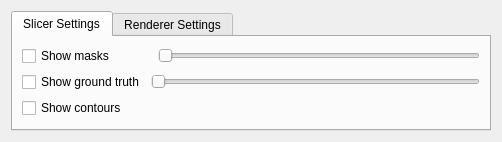
<?xml version="1.0" encoding="UTF-8"?>
<ui version="4.0">
 <class>SSSettings</class>
 <widget class="QDialog" name="SSSettings">
  <property name="geometry">
   <rect>
    <x>0</x>
    <y>0</y>
    <width>502</width>
    <height>141</height>
   </rect>
  </property>
  <property name="windowTitle">
   <string>View Settings</string>
  </property>
  <layout class="QGridLayout" name="gridLayout">
   <item row="0" column="0">
    <widget class="QTabWidget" name="tabWidget">
     <property name="currentIndex">
      <number>0</number>
     </property>
     <widget class="QWidget" name="tab">
      <attribute name="title">
       <string>Slicer Settings</string>
      </attribute>
      <layout class="QVBoxLayout" name="verticalLayout">
       <item>
        <layout class="QHBoxLayout" name="horizontalLayout_2">
         <item>
          <widget class="QCheckBox" name="cbShowMasks">
           <property name="text">
            <string>Show masks           </string>
           </property>
          </widget>
         </item>
         <item>
          <widget class="QSlider" name="sMasksOpacity">
           <property name="orientation">
            <enum>Qt::Horizontal</enum>
           </property>
          </widget>
         </item>
        </layout>
       </item>
       <item>
        <layout class="QHBoxLayout" name="horizontalLayout">
         <item>
          <widget class="QCheckBox" name="cbShowGT">
           <property name="text">
            <string>Show ground truth</string>
           </property>
          </widget>
         </item>
         <item>
          <widget class="QSlider" name="sGTOpacity">
           <property name="orientation">
            <enum>Qt::Horizontal</enum>
           </property>
          </widget>
         </item>
        </layout>
       </item>
       <item>
        <widget class="QCheckBox" name="cbShowContours">
         <property name="text">
          <string>Show contours</string>
         </property>
        </widget>
       </item>
       <item>
        <spacer name="verticalSpacer">
         <property name="orientation">
          <enum>Qt::Vertical</enum>
         </property>
         <property name="sizeHint" stdset="0">
          <size>
           <width>20</width>
           <height>0</height>
          </size>
         </property>
        </spacer>
       </item>
      </layout>
     </widget>
     <widget class="QWidget" name="tab_2">
      <attribute name="title">
       <string>Renderer Settings</string>
      </attribute>
      <layout class="QVBoxLayout" name="verticalLayout_2">
       <item>
        <widget class="QCheckBox" name="cbShowVolume">
         <property name="text">
          <string>Show volume</string>
         </property>
        </widget>
       </item>
       <item>
        <layout class="QHBoxLayout" name="horizontalLayout_3">
         <item>
          <widget class="QCheckBox" name="cbShowSurface">
           <property name="text">
            <string>Show surface</string>
           </property>
          </widget>
         </item>
         <item>
          <widget class="QCheckBox" name="cbShowWireframe">
           <property name="text">
            <string>Show wireframe</string>
           </property>
          </widget>
         </item>
         <item>
          <spacer name="horizontalSpacer">
           <property name="orientation">
            <enum>Qt::Horizontal</enum>
           </property>
           <property name="sizeType">
            <enum>QSizePolicy::Fixed</enum>
           </property>
           <property name="sizeHint" stdset="0">
            <size>
             <width>20</width>
             <height>20</height>
            </size>
           </property>
          </spacer>
         </item>
         <item>
          <widget class="QLabel" name="label">
           <property name="text">
            <string>Show deviation to:</string>
           </property>
          </widget>
         </item>
         <item>
          <widget class="QComboBox" name="cbDeviation">
           <item>
            <property name="text">
             <string>maximum</string>
            </property>
           </item>
           <item>
            <property name="text">
             <string>minimum</string>
            </property>
           </item>
          </widget>
         </item>
        </layout>
       </item>
       <item>
        <layout class="QHBoxLayout" name="horizontalLayout_4">
         <item>
          <widget class="QLabel" name="label_2">
           <property name="text">
            <string>Color-coding sensitivity:</string>
           </property>
          </widget>
         </item>
         <item>
          <widget class="QSlider" name="sSensitivity">
           <property name="minimum">
            <number>0</number>
           </property>
           <property name="maximum">
            <number>99</number>
           </property>
           <property name="orientation">
            <enum>Qt::Horizontal</enum>
           </property>
          </widget>
         </item>
        </layout>
       </item>
       <item>
        <spacer name="verticalSpacer_2">
         <property name="orientation">
          <enum>Qt::Vertical</enum>
         </property>
         <property name="sizeHint" stdset="0">
          <size>
           <width>20</width>
           <height>24</height>
          </size>
         </property>
        </spacer>
       </item>
      </layout>
     </widget>
    </widget>
   </item>
  </layout>
 </widget>
 <resources/>
 <connections/>
</ui>
